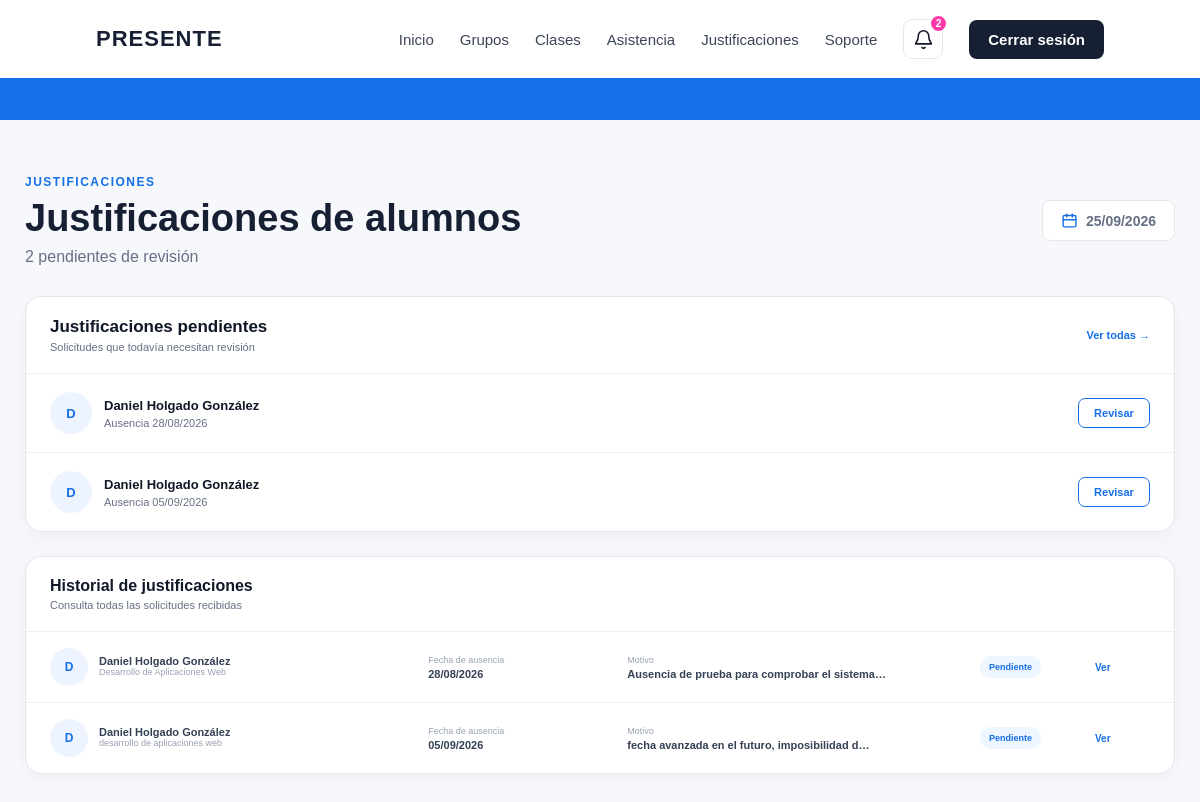
Page /profesor/justificaciones/ (signed in) on the earlier database version.
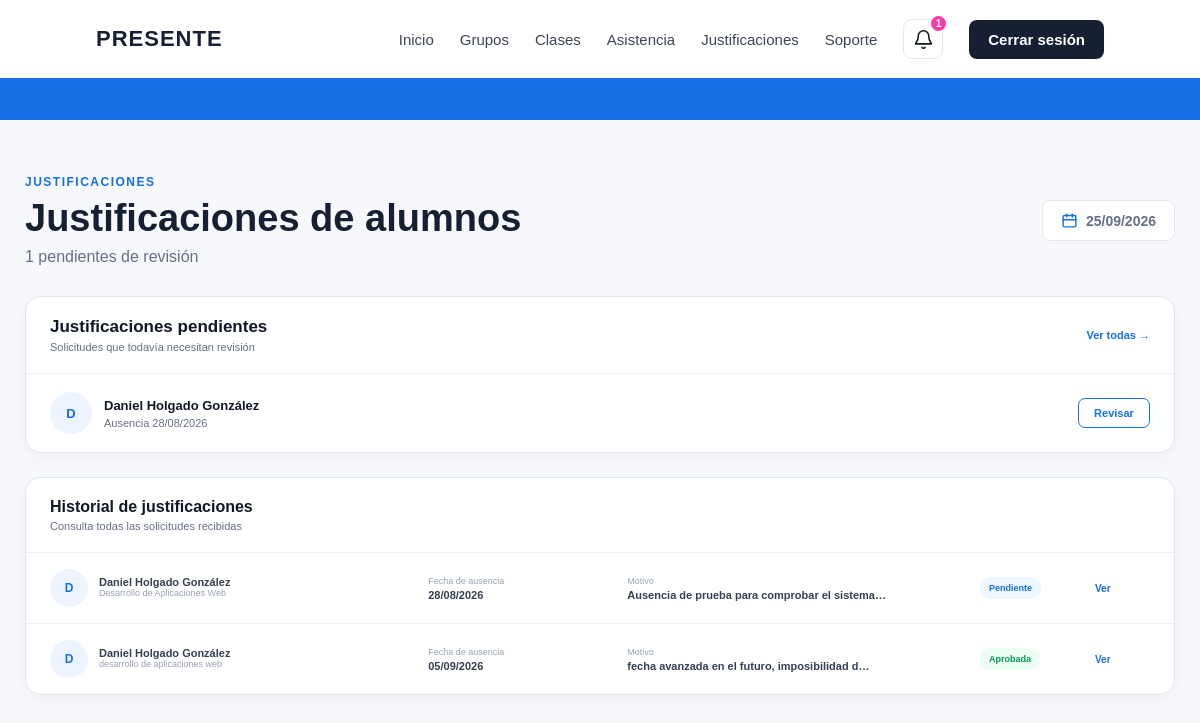
Same page on the later database version.
### asistencia/models.py (models this page shows, shortened)
class Justificacion(models.Model):
    ESTADOS = [
        ('pendiente', 'Pendiente'),
        ('aprobada', 'Aprobada'),
        ('rechazada', 'Rechazada'),
    ]
    asistencia = models.OneToOneField(
        Asistencia,
        on_delete=models.CASCADE
    )
    motivo = models.TextField()
    documento = models.ImageField(
        upload_to='justificaciones/',
        blank=True,
        null=True
    )
    estado = models.CharField(
        max_length=20,
        choices=ESTADOS,
        default='pendiente'
    )
    fecha_solicitud = models.DateTimeField(
        auto_now_add=True
    )

class Asistencia(models.Model):
    ESTADOS = [
        ('presente', 'Presente'),
        ('tarde', 'Tarde'),
        ('ausente', 'Ausente'),
    ]
    alumno = models.ForeignKey(
        Alumno,
        on_delete=models.CASCADE
    )
    clase = models.ForeignKey(
        Clase,
        on_delete=models.CASCADE
    )
    estado = models.CharField(
        max_length=20,
        choices=ESTADOS,
        default='ausente'
    )
    hora_registro = models.TimeField(
        blank=True,
        null=True
    )
    class Meta:
        constraints = [
            models.UniqueConstraint(
                fields=[
                    'alumno',
                    'clase'
                ],
                name='asistencia_unica_por_alumno_clase'
            )
        ]

class Alumno(models.Model):
    nombre = models.CharField(
        max_length=100
    )
    apellidos = models.CharField(
        max_length=150
    )
    carrera = models.CharField(
        max_length=150
    )
    curso = models.CharField(
        max_length=50
    )
    email = models.EmailField(
        unique=True
    )
    password = models.CharField(
        max_length=128
    )
    foto = models.ImageField(
        upload_to='alumnos/',
        blank=True,
        null=True
    )
    grupo = models.ForeignKey(
        Grupo,
        on_delete=models.CASCADE
    )

class Clase(models.Model):
    grupo = models.ForeignKey(
        Grupo,
        on_delete=models.CASCADE
    )
    fecha = models.DateField()
    hora_inicio = models.TimeField()
    asistencia_abierta = models.BooleanField(
        default=False
    )
    token_qr = models.UUIDField(
        default=uuid.uuid4,
        editable=False,
        unique=True
    )
    token_qr_generado_en = models.DateTimeField(
        blank=True,
        null=True
    )

class Grupo(models.Model):
    nombre = models.CharField(
        max_length=100
    )
    asignatura = models.CharField(
        max_length=150
    )
    profesor = models.ForeignKey(
        Profesor,
        on_delete=models.CASCADE
    )

### asistencia/views.py (the view)
def justificaciones_profesor(request):
    profesor_id = request.session.get('profesor_id')
    if not profesor_id:
        return redirect('seleccionar_login')
    justificaciones = Justificacion.objects.filter(
        asistencia__clase__grupo__profesor_id=profesor_id
    ).select_related(
        'asistencia',
        'asistencia__alumno',
        'asistencia__clase',
        'asistencia__clase__grupo'
    ).order_by(
        '-fecha_solicitud'
    )
    pendientes = justificaciones.filter(
        estado='pendiente'
    )
    return render(
        request,
        'asistencia/justificaciones_profesor.html',
        {
            'justificaciones': justificaciones,
            'pendientes': pendientes,
        }
    )

### asistencia/context_processors.py (called while the page is built)
def notificaciones_profesor(request):
    profesor_id = request.session.get("profesor_id")
    if not profesor_id:
        return {
            "justificaciones_pendientes": 0
        }
    justificaciones_pendientes = (
        Justificacion.objects
        .filter(
            estado="pendiente",
            asistencia__clase__grupo__profesor_id=profesor_id
        )
        .count()
    )
    return {
        "justificaciones_pendientes": justificaciones_pendientes
    }

### asistencia/templates/asistencia/justificaciones_profesor.html (shortened to what the changed rows need)
{% extends 'asistencia/base.html' %}
{% block content %}
<section class="panel-usuario">
    <div class="panel-contenedor justificaciones-contenedor">
        <div class="panel-cabecera cabecera-justificaciones">
            <div>
                <p class="panel-etiqueta">
                    JUSTIFICACIONES
                </p>
                <h1>
                    Justificaciones de alumnos
                </h1>
                <p class="panel-subtitulo">
                    {{ pendientes|length }} pendientes de revisión
                </p>
            </div>
        </div>
        <div class="tarjeta-justificaciones">
            <div class="cabecera-tarjeta-justificaciones">
                <div>
                    <h2>
                        Justificaciones pendientes
                    </h2>
                </div>
            </div>
            <div class="lista-pendientes">
                {% for justificacion in justificaciones %}
                    {% if justificacion.estado == 'pendiente' %}
                        <details class="justificacion-pendiente">
                            <summary>
                                <div class="alumno-justificacion">
                                    {% if justificacion.asistencia.alumno.foto %}
                                        <img
                                            src="{{ justificacion.asistencia.alumno.foto.url }}"
                                            alt="{{ justificacion.asistencia.alumno.nombre }}"
                                            class="foto-alumno"
                                        >
                                    {% else %}
                                        <div class="avatar-alumno">
                                            {{ justificacion.asistencia.alumno.nombre|first }}
                                        </div>
                                    {% endif %}
                                    <div class="datos-alumno">
                                        <strong>
                                            {{ justificacion.asistencia.alumno.nombre }}
                                            {{ justificacion.asistencia.alumno.apellidos }}
                                        </strong>
                                        <span>
                                            Ausencia
                                            {{ justificacion.asistencia.clase.fecha|date:"d/m/Y" }}
                                        </span>
                                    </div>
                                </div>
                                <span class="boton-revisar">
                                    Revisar
                                </span>
                            </summary>
                        </details>
                    {% endif %}
                {% empty %}
                    <div class="sin-justificaciones">
                        No hay justificaciones enviadas.
                    </div>
                {% endfor %}
            </div>
        </div>
        <div
            class="tarjeta-historial"
            id="todas-justificaciones"
        >
            <div class="cabecera-historial">
                <div>
                    <h2>
                        Historial de justificaciones
                    </h2>
                </div>
            </div>
            {% for justificacion in justificaciones %}
                <div class="fila-historial">
                    <div class="alumno-historial">
                        {% if justificacion.asistencia.alumno.foto %}
                            <img
                                src="{{ justificacion.asistencia.alumno.foto.url }}"
                                alt="{{ justificacion.asistencia.alumno.nombre }}"
                            >
                        {% else %}
                            <div class="avatar-historial">
                                {{ justificacion.asistencia.alumno.nombre|first }}
                            </div>
                        {% endif %}
                        <div>
                            <strong>
                                {{ justificacion.asistencia.alumno.nombre }}
                                {{ justificacion.asistencia.alumno.apellidos }}
                            </strong>
                            <span>
                                {{ justificacion.asistencia.clase.grupo.asignatura }}
                            </span>
                        </div>
                    </div>
                    <div class="fecha-historial">
                        <span>
                            Fecha de ausencia
                        </span>
                        <strong>
                            {{ justificacion.asistencia.clase.fecha|date:"d/m/Y" }}
                        </strong>
                    </div>
                    <div class="motivo-historial">
                        <span>
                            Motivo
                        </span>
                        <strong>
                            {{ justificacion.motivo|truncatechars:45 }}
                        </strong>
                    </div>
                    <div class="estado-historial">
                        {% if justificacion.estado == 'pendiente' %}
                            <span class="estado-justificacion pendiente">
                                Pendiente
                            </span>
                        {% elif justificacion.estado == 'aprobada' %}
                            <span class="estado-justificacion aprobada">
                                Aprobada
                            </span>
                        {% else %}
                            <span class="estado-justificacion rechazada">
                                Rechazada
                            </span>
                        {% endif %}
                    </div>
                    <details class="detalle-historial">
                        <summary>
                            Ver
                        </summary>
                    </details>
                </div>
            {% empty %}
                <div class="sin-justificaciones">
                    No hay justificaciones enviadas.
                </div>
            {% endfor %}
        </div>
    </div>
</section>
{% endblock %}

Differences in the rows shown:
no longer on one of the page's lists (row edited): Justificacion: asistencia.alumno.nombre|first "D", asistencia.alumno.nombre "Daniel", asistencia.alumno.apellidos "Holgado González", asistencia.clase.fecha "05/09/2026"
changed Justificacion "fecha avanzada en el futuro, imposibilidad d…": estado "Pendiente" → "Aprobada"
Other differences:
{{ justificaciones_pendientes }}: "2" → "1"
{{ pendientes|length }}: "2" → "1"
